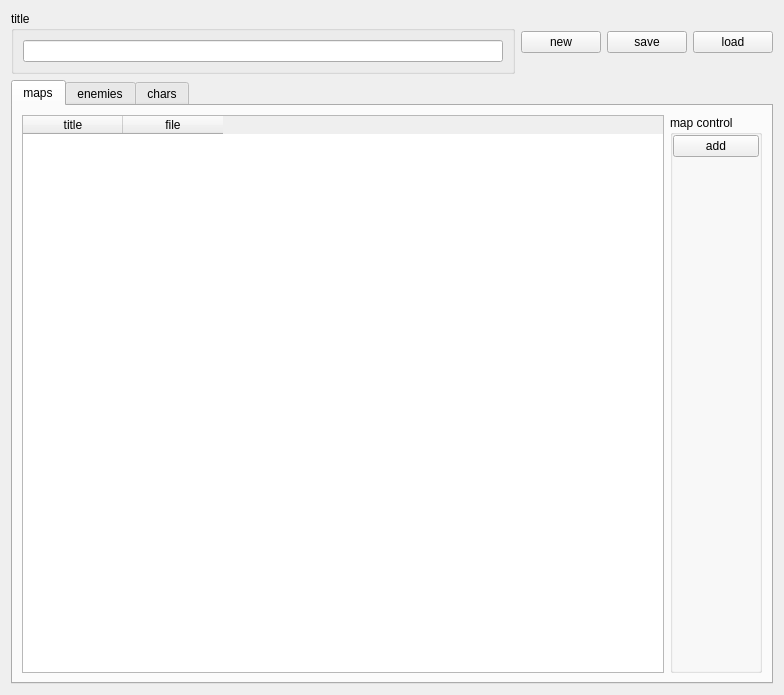
<?xml version="1.0" encoding="UTF-8"?>
<ui version="4.0">
 <class>EditCampaign</class>
 <widget class="QWidget" name="EditCampaign">
  <property name="geometry">
   <rect>
    <x>0</x>
    <y>0</y>
    <width>784</width>
    <height>695</height>
   </rect>
  </property>
  <property name="windowTitle">
   <string>Form</string>
  </property>
  <layout class="QGridLayout" name="gridLayout_2">
   <item row="0" column="1">
    <widget class="QPushButton" name="newEditCampaignBtn">
     <property name="text">
      <string>new</string>
     </property>
    </widget>
   </item>
   <item row="0" column="2">
    <widget class="QPushButton" name="saveEditCampaignBtn">
     <property name="text">
      <string>save</string>
     </property>
    </widget>
   </item>
   <item row="0" column="0">
    <layout class="QGridLayout" name="gridLayout">
     <item row="1" column="0">
      <widget class="QGroupBox" name="groupBox">
       <property name="title">
        <string>title</string>
       </property>
       <layout class="QGridLayout" name="gridLayout_3">
        <item row="1" column="0">
         <widget class="QLineEdit" name="titleEdit"/>
        </item>
       </layout>
      </widget>
     </item>
    </layout>
   </item>
   <item row="0" column="3">
    <widget class="QPushButton" name="loadEditCampaignBtn">
     <property name="text">
      <string>load</string>
     </property>
    </widget>
   </item>
   <item row="1" column="0" colspan="4">
    <widget class="QTabWidget" name="tabWidget">
     <property name="currentIndex">
      <number>0</number>
     </property>
     <widget class="QWidget" name="tab">
      <attribute name="title">
       <string>maps</string>
      </attribute>
      <layout class="QGridLayout" name="gridLayout_5">
       <item row="0" column="0">
        <layout class="QGridLayout" name="gridLayout_4">
         <item row="0" column="1">
          <widget class="QGroupBox" name="groupBox_2">
           <property name="title">
            <string>map control</string>
           </property>
           <layout class="QGridLayout" name="gridLayout_11">
            <property name="leftMargin">
             <number>0</number>
            </property>
            <property name="topMargin">
             <number>0</number>
            </property>
            <property name="rightMargin">
             <number>0</number>
            </property>
            <property name="bottomMargin">
             <number>0</number>
            </property>
            <property name="spacing">
             <number>0</number>
            </property>
            <item row="0" column="0">
             <layout class="QGridLayout" name="gridLayout_10">
              <property name="spacing">
               <number>0</number>
              </property>
              <item row="1" column="1">
               <spacer name="verticalSpacer">
                <property name="orientation">
                 <enum>Qt::Vertical</enum>
                </property>
                <property name="sizeHint" stdset="0">
                 <size>
                  <width>20</width>
                  <height>40</height>
                 </size>
                </property>
               </spacer>
              </item>
              <item row="0" column="1">
               <widget class="QPushButton" name="addMapBtn">
                <property name="text">
                 <string>add</string>
                </property>
               </widget>
              </item>
             </layout>
            </item>
           </layout>
          </widget>
         </item>
         <item row="0" column="0">
          <widget class="QTableWidget" name="mapsWidget">
           <column>
            <property name="text">
             <string>title</string>
            </property>
           </column>
           <column>
            <property name="text">
             <string>file</string>
            </property>
           </column>
          </widget>
         </item>
        </layout>
       </item>
      </layout>
     </widget>
     <widget class="QWidget" name="tab_2">
      <attribute name="title">
       <string>enemies</string>
      </attribute>
      <layout class="QGridLayout" name="gridLayout_7">
       <item row="0" column="0">
        <layout class="QGridLayout" name="gridLayout_6"/>
       </item>
      </layout>
     </widget>
     <widget class="QWidget" name="tab_3">
      <attribute name="title">
       <string>chars</string>
      </attribute>
      <layout class="QGridLayout" name="gridLayout_9">
       <item row="0" column="0">
        <layout class="QGridLayout" name="gridLayout_8"/>
       </item>
      </layout>
     </widget>
    </widget>
   </item>
  </layout>
 </widget>
 <resources/>
 <connections/>
</ui>
